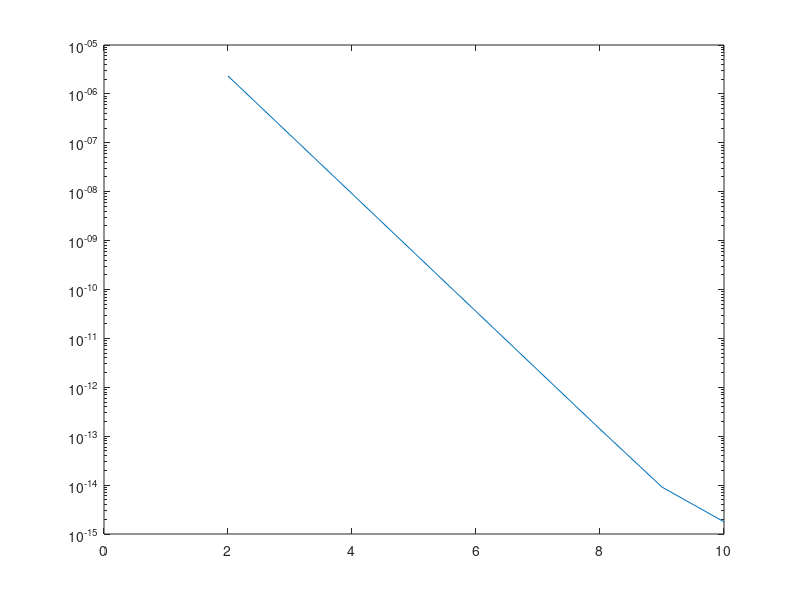

The MATLAB source for this figure:
function res = simpson_exp()
  
  %Setzen der Intervallgrenzen
  A = 0;
  B = 1;
  Area = exp(B) - exp(A); %Integral of exp(x) from 0 to 1 with respect to x
  
  %Zerlegung des Intervalls [0, 1] in n = 2^N Teilintervalle mit N = 2,... ,10
  for i = 2:10
    sum = 0;
    Intervall = linspace(A, B, pow2(i)+1);
    
    %Berechnung des Integrals ueber Teilintervall mit Simpsonformel
    for j = 1:pow2(i)
      a = Intervall(j);
      b = Intervall(j+1);
      I = (b - a)/6 * (exp(a) + 4 * exp((a + b)/2) + exp(b));
      sum = sum + I;
    endfor
    
    %Berechnung der Differenz zwischen analytischem und numerischem Ergebnis
    x(i) = i;
    y(i) = abs(Area - sum);
    
  endfor
  
  %Plotten des Graphs mit logarithmischre Y-Achse
  semilogy(x, y);
endfunction
